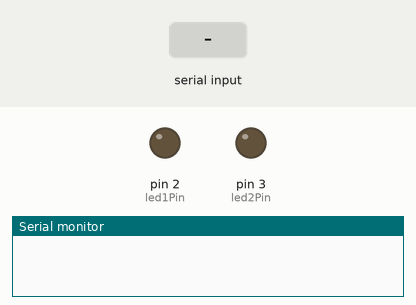
Recording of a sketch running on a simulated Arduino Uno, built with avr-gcc and run on an emulated ATmega328P. On the bench: output pins drawn as LEDs (lit = HIGH), the last lines printed to the serial monitor. The test bench sets the inputs (shaded band).

Above: at 1.2 s.
1.3 s: "LED1_ON\n" received over Serial
At 1.8 s:
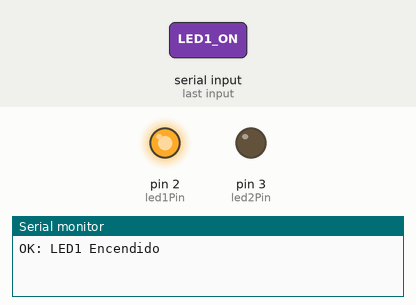
2.8 s: "LED2_ON\n" received over Serial
At 4.0 s:
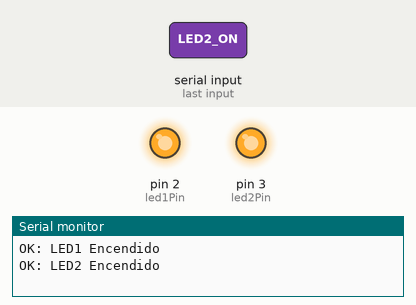
4.3 s: "LED1_OFF\n" received over Serial
At 5.3 s:
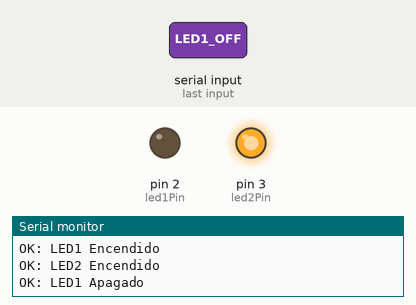
5.8 s: "LED2_OFF\n" received over Serial
At 6.4 s:
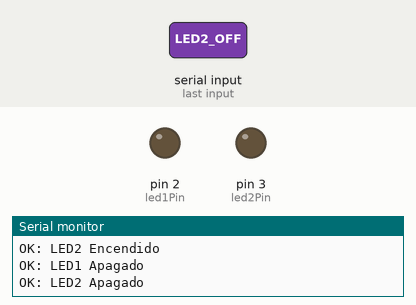
Timing chart, 0 to 8.3 s (numbered marks = the images above; inputs shaded):
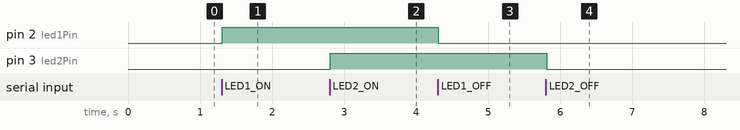

Measured:
- after the input at 1.3 s, pin 2 (led1Pin): LOW → HIGH at once
- after the input at 2.8 s, pin 3 (led2Pin): LOW → HIGH at once
- after the input at 4.3 s, pin 2 (led1Pin): HIGH → LOW at once
- after the input at 5.8 s, pin 3 (led2Pin): HIGH → LOW at once

The sketch:

arduino.ino
```cpp
#include <DHT.h>

const int led1Pin = 2;
const int led2Pin = 3;

#define DHTPIN 4       // pin de datos del DHT11 (DIGITAL)
#define DHTTYPE DHT11
DHT dht(DHTPIN, DHTTYPE);

void setup() {
  pinMode(led1Pin, OUTPUT);
  pinMode(led2Pin, OUTPUT);
  digitalWrite(led1Pin, LOW);
  digitalWrite(led2Pin, LOW);

  Serial.begin(9600);
  dht.begin();
}

void loop() {
  if (Serial.available() > 0) {
    String command = Serial.readStringUntil('\n');
    command.trim();

    if (command == "LED1_ON") { digitalWrite(led1Pin, HIGH); Serial.println("OK: LED1 Encendido"); }
    else if (command == "LED1_OFF") { digitalWrite(led1Pin, LOW); Serial.println("OK: LED1 Apagado"); }
    else if (command == "LED2_ON") { digitalWrite(led2Pin, HIGH); Serial.println("OK: LED2 Encendido"); }
    else if (command == "LED2_OFF") { digitalWrite(led2Pin, LOW); Serial.println("OK: LED2 Apagado"); }
    else if (command == "GET_TEMP") {
      float t = dht.readTemperature(); // Celsius
      if (isnan(t)) Serial.println("ERR");
      else Serial.println((int)t);     // DHT11 suele ser entero
    }
  }
}
```
